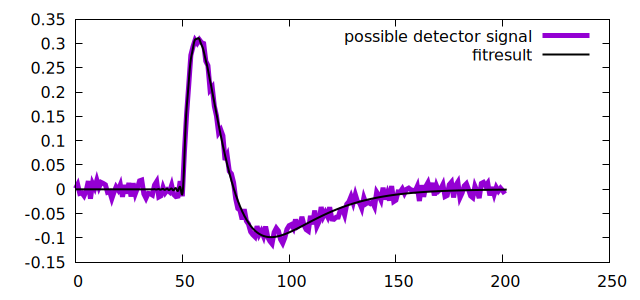

Generate this figure with gnuplot:
set term pngcairo  size 640,300
set output "demo_signal_fit.png"

plot \
	"demo_signal.dat"           using 0:1 w l lw 5 title "possible detector signal", \
	"demo_signal_fitresult.dat" using 1:2 w l lw 2 lc black title "fitresult" 